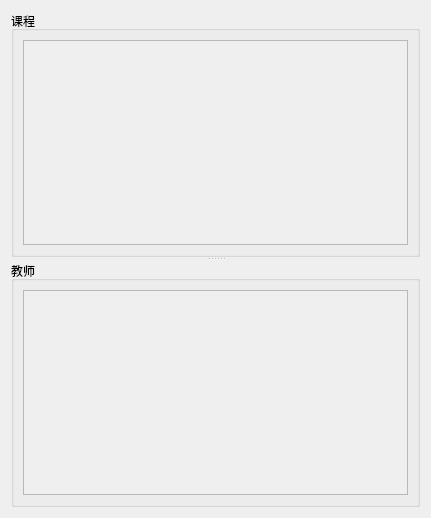
<?xml version="1.0" encoding="UTF-8"?>
<ui version="4.0">
 <class>CourseTeacherWidget</class>
 <widget class="QWidget" name="CourseTeacherWidget">
  <property name="geometry">
   <rect>
    <x>0</x>
    <y>0</y>
    <width>431</width>
    <height>518</height>
   </rect>
  </property>
  <property name="windowTitle">
   <string>Form</string>
  </property>
  <property name="styleSheet">
   <string notr="true"/>
  </property>
  <layout class="QGridLayout" name="gridLayout_4">
   <item row="0" column="0">
    <widget class="QSplitter" name="splitter">
     <property name="orientation">
      <enum>Qt::Vertical</enum>
     </property>
     <widget class="QGroupBox" name="groupBox">
      <property name="title">
       <string>课程</string>
      </property>
      <layout class="QGridLayout" name="gridLayout">
       <item row="0" column="0">
        <widget class="QScrollArea" name="courseScrollArea">
         <property name="widgetResizable">
          <bool>true</bool>
         </property>
         <widget class="QWidget" name="scrollAreaWidgetContents">
          <property name="geometry">
           <rect>
            <x>0</x>
            <y>0</y>
            <width>375</width>
            <height>193</height>
           </rect>
          </property>
          <layout class="QGridLayout" name="gridLayout_3">
           <item row="0" column="0">
            <widget class="QWidget" name="courseWidget" native="true"/>
           </item>
          </layout>
         </widget>
        </widget>
       </item>
      </layout>
     </widget>
     <widget class="QGroupBox" name="groupBox_2">
      <property name="title">
       <string>教师</string>
      </property>
      <layout class="QGridLayout" name="gridLayout_2">
       <item row="0" column="0">
        <widget class="QScrollArea" name="teacherScrollArea">
         <property name="widgetResizable">
          <bool>true</bool>
         </property>
         <widget class="QWidget" name="scrollAreaWidgetContents_2">
          <property name="geometry">
           <rect>
            <x>0</x>
            <y>0</y>
            <width>375</width>
            <height>192</height>
           </rect>
          </property>
          <layout class="QGridLayout" name="gridLayout_5">
           <item row="0" column="0">
            <widget class="QWidget" name="teacherWidget" native="true"/>
           </item>
          </layout>
         </widget>
        </widget>
       </item>
      </layout>
     </widget>
    </widget>
   </item>
  </layout>
 </widget>
 <resources/>
 <connections/>
</ui>
